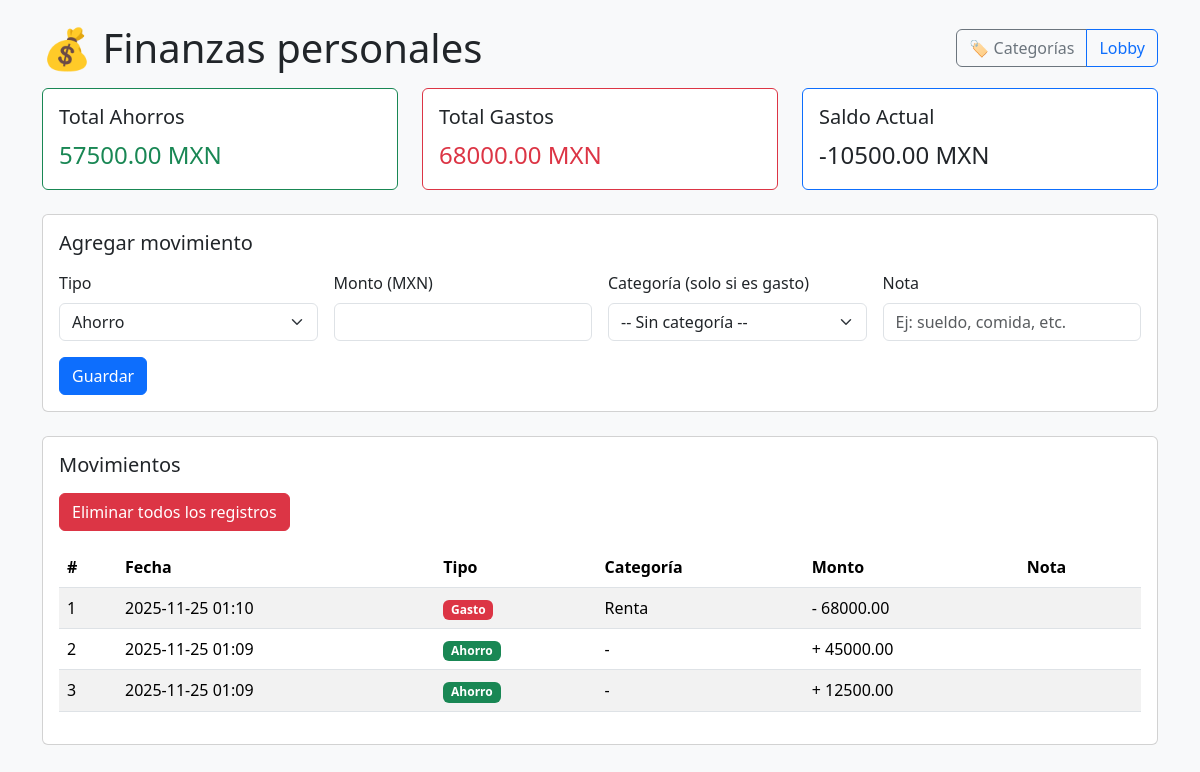
Page /finanzas on the earlier database version.
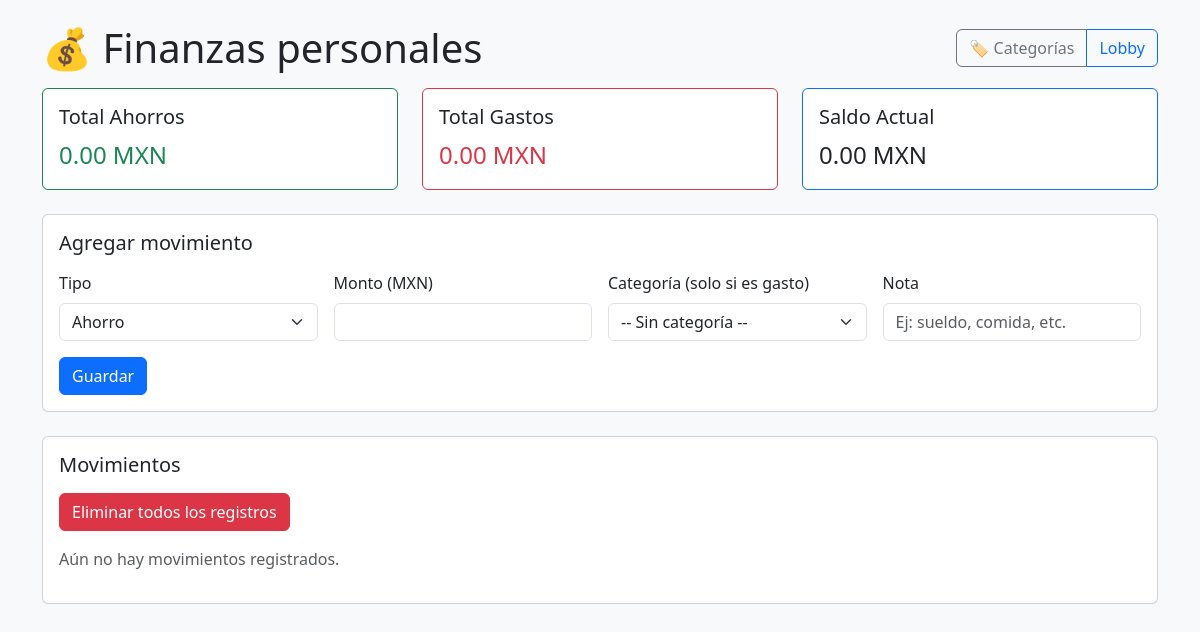
Same page on the later database version.
### app.py (models this page shows, shortened)
class Movimiento(db.Model):
    __tablename__ = "movimientos"
    id = db.Column(db.Integer, primary_key=True)
    tipo = db.Column(db.String(10), nullable=False)  # "ahorro" o "gasto"
    monto = db.Column(db.Float, nullable=False)
    nota = db.Column(db.String(200))
    fecha = db.Column(db.DateTime, default=datetime.utcnow)
    categoria_id = db.Column(db.Integer, db.ForeignKey("categorias.id"), nullable=True)
    categoria = db.relationship("Categoria", backref="movimientos")

class Categoria(db.Model):
    __tablename__ = "categorias"
    id = db.Column(db.Integer, primary_key=True)
    nombre = db.Column(db.String(100), unique=True, nullable=False)

### app.py (the view, shortened to what this page needs)
@app.route("/finanzas", methods=["GET", "POST"])
def index():
    error = None
    movimientos = Movimiento.query.order_by(Movimiento.fecha.desc()).all()
    categorias = Categoria.query.order_by(Categoria.nombre).all()
    total_ahorros, total_gastos, saldo = calcular_resumen()
    return render_template(
        "index.html",
        movimientos=movimientos,
        categorias=categorias,
        total_ahorros=total_ahorros,
        total_gastos=total_gastos,
        saldo=saldo,
        error=error
    )

### app.py (called while the page is built)
def calcular_resumen():
    total_ahorros = db.session.query(db.func.sum(Movimiento.monto))\
        .filter(Movimiento.tipo == "ahorro").scalar() or 0.0
    total_gastos = db.session.query(db.func.sum(Movimiento.monto))\
        .filter(Movimiento.tipo == "gasto").scalar() or 0.0
    saldo = total_ahorros - total_gastos
    return float(total_ahorros), float(total_gastos), float(saldo)

### templates/index.html (shortened to what this page needs)
<!DOCTYPE html>
<html lang="es">
<head>
  <link
    href="https://cdn.jsdelivr.net/npm/bootstrap@5.3.2/dist/css/bootstrap.min.css"
    rel="stylesheet"
  >
</head>
<body class="bg-light">
  <div class="container py-4">
<div class="d-flex justify-content-between align-items-center mb-3">
  <h1 class="mb-0">💰 Finanzas personales</h1>
  <div class="btn-group">
    <a href="{{ url_for('manejar_categorias') }}" class="btn btn-outline-secondary">
      🏷️ Categorías
    </a>
    <a href="{{ url_for('lobby') }}" class="btn btn-outline-primary">
      Lobby
    </a>
  </div>
</div>
    <div class="row mb-4">
      <div class="col-md-4">
        <div class="card border-success">
          <div class="card-body">
            <h5 class="card-title">Total Ahorros</h5>
            <p class="card-text fs-4 text-success">
              {{ "%.2f"|format(total_ahorros) }} MXN
            </p>
          </div>
        </div>
      </div>
      <div class="col-md-4">
        <div class="card border-danger">
          <div class="card-body">
            <h5 class="card-title">Total Gastos</h5>
            <p class="card-text fs-4 text-danger">
              {{ "%.2f"|format(total_gastos) }} MXN
            </p>
          </div>
        </div>
      </div>
      <div class="col-md-4">
        <div class="card border-primary">
          <div class="card-body">
            <h5 class="card-title">Saldo Actual</h5>
            <p class="card-text fs-4">
              {{ "%.2f"|format(saldo) }} MXN
            </p>
          </div>
        </div>
      </div>
    </div>
    <div class="card mb-4">
      <div class="card-body">
        <h5 class="card-title mb-3">Agregar movimiento</h5>
        <form method="POST" action="{{ url_for('index') }}">
          <div class="row g-3">
            <div class="col-md-3">
              <label class="form-label">Tipo</label>
              <select name="tipo" class="form-select">
                <option value="ahorro">Ahorro</option>
              </select>
            </div>
            <div class="col-md-3">
              <label class="form-label">Monto (MXN)</label>
              <input type="number" step="0.01" name="monto" class="form-control" required>
            </div>
            <div class="col-md-3">
              <label class="form-label">Categoría (solo si es gasto)</label>
              <select name="categoria_id" class="form-select">
                <option value="">-- Sin categoría --</option>
              </select>
            </div>
            <div class="col-md-3">
              <label class="form-label">Nota</label>
              <input type="text" name="nota" class="form-control" placeholder="Ej: sueldo, comida, etc.">
            </div>
          </div>
          <button type="submit" class="btn btn-primary mt-3">Guardar</button>
        </form>
      </div>
    </div>
    <div class="card">
      <div class="card-body">
        <h5 class="card-title mb-3">Movimientos</h5>
        <form method="POST"
      action="{{ url_for('eliminar_todos') }}"
      onsubmit="return confirm('¿Seguro que quieres eliminar TODOS los registros?');">
  <button class="btn btn-danger mb-3">Eliminar todos los registros</button>
</form>
        {% if movimientos %}
          <div class="table-responsive">
            <table class="table table-striped align-middle">
              <thead>
                <tr>
                  <th>#</th>
                  <th>Fecha</th>
                  <th>Tipo</th>
                  <th>Categoría</th>
                  <th>Monto</th>
                  <th>Nota</th>
                </tr>
              </thead>
              <tbody>
                {% for m in movimientos %}
                  <tr>
                    <td>{{ loop.index }}</td>
                    <td>{{ m.fecha.strftime("%Y-%m-%d %H:%M") }}</td>
                    <td>
                      {% if m.tipo == 'ahorro' %}
                        <span class="badge bg-success">Ahorro</span>
                      {% else %}
                        <span class="badge bg-danger">Gasto</span>
                      {% endif %}
                    </td>
                    <td>
                      {% if m.categoria %}
                        {{ m.categoria.nombre }}
                      {% else %}
                        -
                      {% endif %}
                    </td>
                    <td>
                      {% if m.tipo == 'ahorro' %}+{% else %}-{% endif %}
                      {{ "%.2f"|format(m.monto) }}
                    </td>
                    <td>{{ m.nota }}</td>
                  </tr>
                {% endfor %}
              </tbody>
            </table>
          </div>
        {% else %}
          <p class="text-muted">Aún no hay movimientos registrados.</p>
        {% endif %}
      </div>
    </div>
  </div>
</body>
</html>

Differences in the rows shown:
removed Movimiento: fecha "2025-11-25 01:10", tipo "Gasto", categoria.nombre "Renta", monto "68000.00"
removed Movimiento: fecha "2025-11-25 01:09", tipo "Ahorro", monto "45000.00"
removed Movimiento: fecha "2025-11-25 01:09", tipo "Ahorro", monto "12500.00"
Other differences:
{{ "%.2f"|format(total_ahorros) }}: "57500.00" → "0.00"
{{ "%.2f"|format(total_gastos) }}: "68000.00" → "0.00"
{{ "%.2f"|format(saldo) }}: "-10500.00" → "0.00"
text no longer shown: "# Fecha Tipo Categoría Monto Nota"
text now shown: "Aún no hay movimientos registrados."
